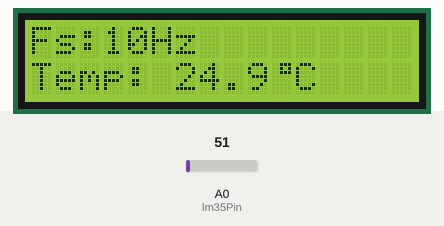
Recording of a sketch running on a simulated Arduino Uno, built with avr-gcc and run on an emulated ATmega328P. Shown: 16×2 character LCD. The test bench sets the inputs (shaded band); at power-on: A0 (lm35Pin) = 51. What the sketch prints to the serial monitor is not drawn.

Above: at 1.2 s.
1.3 s: A0 (lm35Pin) set to 61
At 2.5 s:
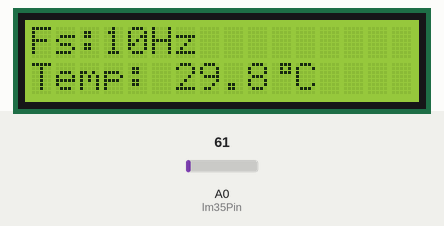
2.8 s: A0 (lm35Pin) set to 71
At 3.6 s:
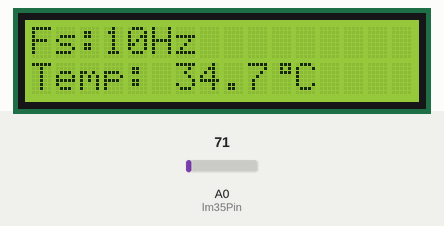
4.3 s: A0 (lm35Pin) set to 86
At 4.7 s:
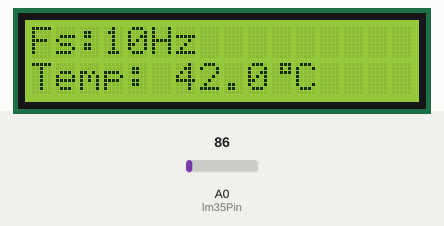
Timing chart, 0 to 7.3 s (numbered marks = the images above; inputs shaded):
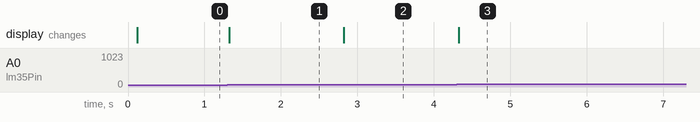

Measured:
- after the input at 1.3 s, the display: changes at once (image 1)
- after the input at 2.8 s, the display: changes at once (image 2)
- after the input at 4.3 s, the display: changes at once (image 3)

The sketch:

arduino_code.ino
```cpp
#include <Wire.h>
#include <LiquidCrystal_I2C.h>

// I2C LCD address, adjust to your module's
LiquidCrystal_I2C lcd(0x27, 16, 2);


const int lm35Pin = A0;
const float referenceVoltage = 5.0;
const int adcResolution = 1024;

unsigned long prevSampleTime = 0;
const int samplingIntervalMs = 100;  // 10 Hz → 100ms
float samplingFreq = 1000.0 / samplingIntervalMs;

byte degreeSymbol[8] = {
  0b00111,
  0b00101,
  0b00111,
  0b00000,
  0b00000,
  0b00000,
  0b00000,
  0b00000
};

void setup() {
  Serial.begin(9600);
  lcd.begin(16,2);
  lcd.createChar(0, degreeSymbol);  // create custom char at location 0
  lcd.backlight();

  lcd.setCursor(0, 0);
  lcd.print("Fs:");
  lcd.setCursor(0, 1);
  lcd.print("Temp:");
}

void loop() {
  unsigned long currentMillis = millis();
  if (currentMillis - prevSampleTime >= samplingIntervalMs) {
    prevSampleTime = currentMillis;

    int rawADC = analogRead(lm35Pin); // 10-bit ADC value (0–1023)
    float mV = (rawADC * referenceVoltage * 1000.0) / adcResolution;
    float temperature = mV / 10.0; // LM35 gives 10mV/°C

    // 8-bit quantization (0–255)
    int digital8bit = map(rawADC, 0, 1023, 0, 255);

    // Show on LCD

    lcd.setCursor(3, 0);
    lcd.print("   ");
    lcd.setCursor(3, 0);
    lcd.print(samplingFreq, 0);
    lcd.print("Hz");

    lcd.setCursor(6, 1);
    lcd.print("      ");
    lcd.setCursor(6, 1);
    lcd.print(temperature, 1);
    lcd.write(byte(0));     // write custom degree symbol
    lcd.print("C");

    // Serial Monitor Output (CSV format)
    Serial.print(mV, 2);          // mV
    Serial.print(",");
    Serial.println(digital8bit);  // Digital (8-bit)

    // Serial Plotter Output (for graphing purposes)
    Serial.print(mV);            // analog signal (in mV)
    Serial.print(",");
    Serial.println(digital8bit); // digital signal
  }
}
```
